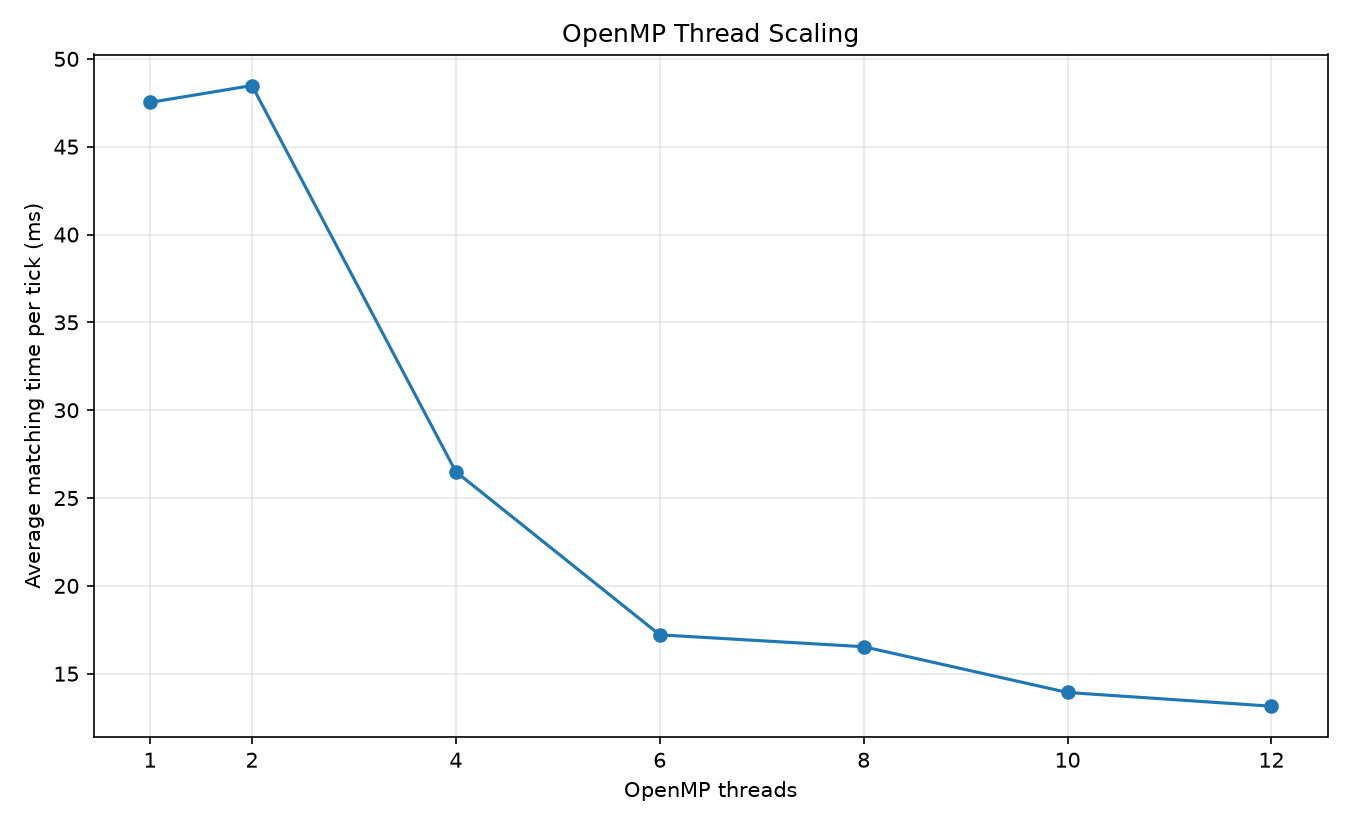

This figure's Python source:
import csv
from pathlib import Path

import matplotlib.pyplot as plt


ROOT = Path(__file__).resolve().parent.parent

RESULTS_FILE = (
    ROOT / "results" / "thread_benchmark.csv"
)

OUTPUT_DIR = (
    ROOT / "visualization"
)


threads = []
average_times = []

with RESULTS_FILE.open(
    newline="",
    encoding="utf-8"
) as file:

    reader = csv.DictReader(file)

    for row in reader:
        threads.append(
            int(row["threads"])
        )

        average_times.append(
            float(row["average_matching_time_ms"])
        )


if not threads:
    raise RuntimeError(
        "No benchmark data found."
    )


baseline_time = average_times[0]

speedups = [
    baseline_time / time
    for time in average_times
]

efficiencies = [
    (speedup / thread) * 100.0
    for thread, speedup in zip(
        threads,
        speedups
    )
]


# --------------------------------------------------
# 1. THREAD SCALING
# --------------------------------------------------

plt.figure(figsize=(9, 5.5))

plt.plot(
    threads,
    average_times,
    marker="o"
)

plt.xlabel(
    "OpenMP threads"
)

plt.ylabel(
    "Average matching time per tick (ms)"
)

plt.title(
    "OpenMP Thread Scaling"
)

plt.xticks(threads)

plt.grid(
    True,
    alpha=0.3
)

plt.tight_layout()

scaling_file = (
    OUTPUT_DIR / "thread_scaling.png"
)

plt.savefig(
    scaling_file,
    dpi=150
)

plt.close()


# --------------------------------------------------
# 2. SPEEDUP
# --------------------------------------------------

plt.figure(figsize=(9, 5.5))

plt.plot(
    threads,
    speedups,
    marker="o"
)

plt.xlabel(
    "OpenMP threads"
)

plt.ylabel(
    "Speedup"
)

plt.title(
    "OpenMP Speedup"
)

plt.xticks(threads)

plt.grid(
    True,
    alpha=0.3
)

plt.tight_layout()

speedup_file = (
    OUTPUT_DIR / "thread_speedup.png"
)

plt.savefig(
    speedup_file,
    dpi=150
)

plt.close()


# --------------------------------------------------
# 3. PARALLEL EFFICIENCY
# --------------------------------------------------

plt.figure(figsize=(9, 5.5))

plt.plot(
    threads,
    efficiencies,
    marker="o"
)

plt.xlabel(
    "OpenMP threads"
)

plt.ylabel(
    "Parallel efficiency (%)"
)

plt.title(
    "OpenMP Parallel Efficiency"
)

plt.xticks(threads)

plt.grid(
    True,
    alpha=0.3
)

plt.tight_layout()

efficiency_file = (
    OUTPUT_DIR / "thread_efficiency.png"
)

plt.savefig(
    efficiency_file,
    dpi=150
)

plt.close()


# --------------------------------------------------
# SUMMARY
# --------------------------------------------------

best_index = average_times.index(
    min(average_times)
)

print(
    f"Loaded: {RESULTS_FILE}"
)

print(
    f"Saved: {scaling_file}"
)

print(
    f"Saved: {speedup_file}"
)

print(
    f"Saved: {efficiency_file}"
)

print()

print(
    f"Best thread count: "
    f"{threads[best_index]}"
)

print(
    f"Best average time: "
    f"{average_times[best_index]:.4f} ms/tick"
)

print(
    f"Maximum speedup: "
    f"{speedups[best_index]:.2f}x"
)

print(
    f"Parallel efficiency: "
    f"{efficiencies[best_index]:.2f}%"
)
